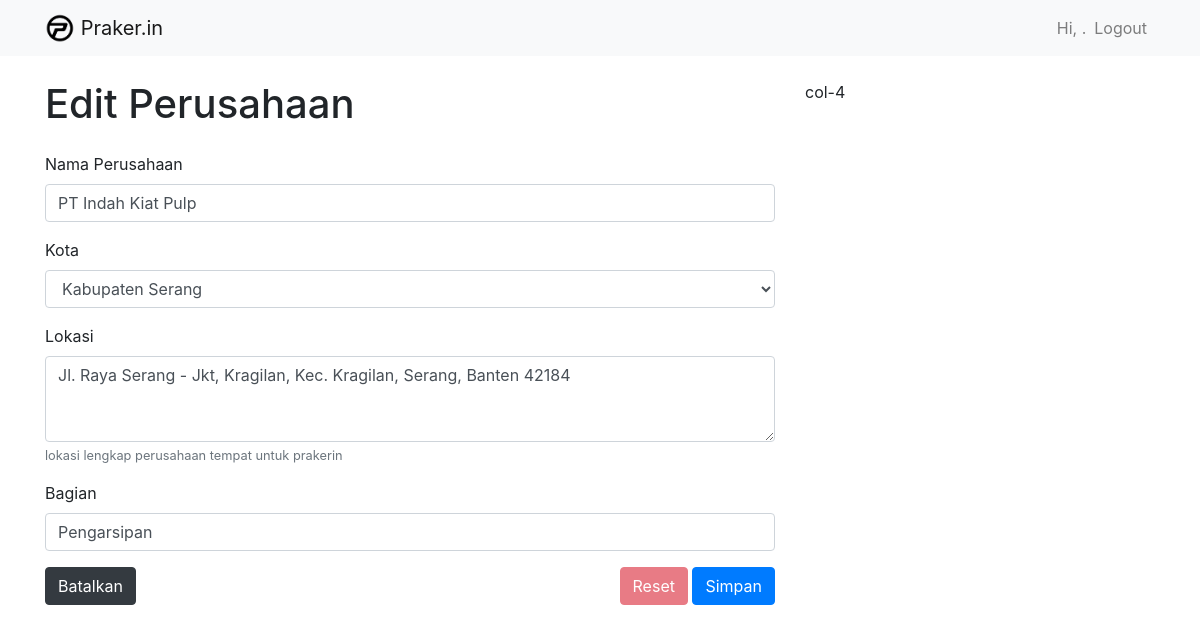
Screenshot of /edit/perusahaan.php?id=1 with the database file from the repository.
### tables this page shows
CREATE TABLE `perusahaan` (
  `id` int(11) NOT NULL,
  `nama_perusahaan` varchar(225) NOT NULL,
  `kota_id` int(11) NOT NULL,
  `lokasi` text NOT NULL,
  `bagian` varchar(225) NOT NULL,
  `disable` tinyint(1) NOT NULL DEFAULT 0,
  `create_at` datetime NOT NULL DEFAULT current_timestamp(),
  `update_at` datetime NOT NULL DEFAULT current_timestamp()
);

### edit/perusahaan.php (the view, shortened to what this page needs)
<?php include_once('../koneksi.php') ?>
<!doctype html>
<html lang="en">
<head>
    <link rel="stylesheet" href="../css/bootstrap.css">
</head>
<body>
    <nav class="navbar navbar-expand-lg navbar-light bg-light">
        <div class="container">
            <a class="navbar-brand" href="../index.php">
                <img src="../img/logo-p.png" width="30" height="30" class="d-inline-block align-top" alt="" loading="lazy">
                Praker.in
            </a>
            <div class="collapse navbar-collapse" id="navbarNav">
                <ul class="navbar-nav ml-auto">
                    <span class="navbar-text">
                        Hi,
                        <?= $_SESSION['nama'] ?>.
                    </span>
                    <li class="nav-item">
                        <a class="nav-link" href="aksi.php?p=logout">
                            Logout
                        </a>
                    </li>
                </ul>
            </div>
        </div>
    </nav>
    <?php $data = $conn->query("SELECT * FROM perusahaan WHERE id = {$_GET['id']}")->fetch_assoc(); ?>
    <div class="container pt-4 mb-5">
        <div class="row">
            <div class="col-8">
                <h1 class="mb-4">Edit Perusahaan</h1>
                <form action="../aksi.php?p=edit-perusahaan" method="POST" onsubmit="return confirm('Sudah yakin ingin mengubah data ini?')">
                    <div class="form-group">
                        <label>Nama Perusahaan</label>
                        <input type="text" name="nama_perusahaan" required class="form-control" value="<?= $data['nama_perusahaan'] ?>">
                    </div>
                    <div class="form-group">
                        <label>Kota</label>
                        <select class="form-control" required name="kota_id">
                            <?php
                            foreach ($conn->query("SELECT * FROM kota ORDER BY nama_kota") as $kota) :
                                if ($kota['id'] == $data['kota_id']) : ?>
                                    <option value="<?= $kota['id'] ?>" selected><?= $kota['nama_kota'] ?></option>
                                <?php else : ?>
                                    <option value="<?= $kota['id'] ?>"><?= $kota['nama_kota'] ?></option>
                                <?php endif; ?>
                            <?php endforeach; ?>
                        </select>
                    </div>
                    <div class="form-group">
                        <label>Lokasi</label>
                        <textarea class="form-control" name="lokasi" required name="alamat" rows="3"><?= $data['lokasi'] ?></textarea>
                        <small class=" form-text text-muted">lokasi lengkap perusahaan tempat untuk prakerin</small>
                    </div>
                    <div class="form-group">
                        <label>Bagian</label>
                        <input type="text" name="bagian" required class="form-control" value="<?= $data['bagian'] ?>">
                    </div>
                    <div>
                        <a href="../perusahaan.php" style="text-decoration: none;">
                            <button type="button" class="btn btn-dark">Batalkan</button>
                        </a>
                        <div class="float-right">
                            <input type="reset" disabled value="Reset" class="btn btn-danger">
                            <input type="submit" value="Simpan" class="btn btn-primary">
                        </div>
                    </div>
                </form>
            </div>
            <div class="col-4">col-4</div>
        </div>
    </div>
</body>
</html>

### rows the page displays
perusahaan: nama_perusahaan "PT Indah Kiat Pulp", lokasi "Jl. Raya Serang - Jkt, Kragilan, Kec. Kragilan, Serang, Banten 42184", bagian "Pengarsipan"

### other values shown
form field kota_id "Kabupaten Serang"
